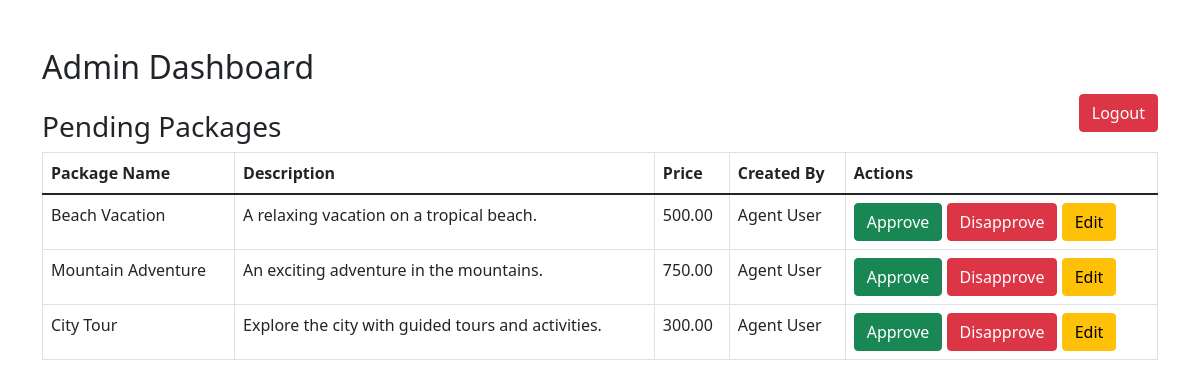
The page /dashboard/admin.php (signed in) on the database its author committed.
### tables this page shows
CREATE TABLE `packages` (
  `id` int(11) NOT NULL,
  `name` varchar(100) NOT NULL,
  `description` text NOT NULL,
  `price` decimal(10,2) NOT NULL,
  `image` varchar(255) DEFAULT NULL,
  `created_by` int(11) DEFAULT NULL,
  `status` enum('pending','approved','disapproved') DEFAULT 'pending',
  `created_at` timestamp NOT NULL DEFAULT current_timestamp()
);

CREATE TABLE `users` (
  `id` int(11) NOT NULL,
  `name` varchar(100) NOT NULL,
  `email` varchar(100) NOT NULL,
  `password` varchar(255) NOT NULL,
  `role` enum('admin','agent','traveler') NOT NULL,
  `created_at` timestamp NOT NULL DEFAULT current_timestamp()
);

### dashboard/admin.php (the view, shortened to what this page needs)
<?php
include('../config/dbcon.php');
$query = "SELECT packages.*, users.name AS agent_name FROM packages
          LEFT JOIN users ON packages.created_by = users.id WHERE packages.status = 'pending'";
$result = mysqli_query($conn, $query);
$packages = mysqli_fetch_all($result, MYSQLI_ASSOC);
?>
<!DOCTYPE html>
<html lang="en">
<head>
    <link href="https://cdn.jsdelivr.net/npm/bootstrap@5.1.3/dist/css/bootstrap.min.css" rel="stylesheet">
</head>
<body>
<div class="container mt-5">
    <h2>Admin Dashboard</h2>
    <a href="../config/logout.php" class="btn btn-danger float-end">Logout</a>
    <h3 class="mt-4">Pending Packages</h3>
    <table class="table table-bordered">
        <thead>
            <tr>
                <th>Package Name</th>
                <th>Description</th>
                <th>Price</th>
                <th>Created By</th>
                <th>Actions</th>
            </tr>
        </thead>
        <tbody>
            <?php foreach ($packages as $package): ?>
                <tr>
                    <td><?php echo htmlspecialchars($package['name']); ?></td>
                    <td><?php echo htmlspecialchars($package['description']); ?></td>
                    <td><?php echo htmlspecialchars($package['price']); ?></td>
                    <td><?php echo htmlspecialchars($package['agent_name']); ?></td>
                    <td>
                        <a href="admin.php?approve_id=<?php echo $package['id']; ?>" class="btn btn-success">Approve</a>
                        <a href="admin.php?disapprove_id=<?php echo $package['id']; ?>" class="btn btn-danger">Disapprove</a>
                        <a href="admin.php?edit_id=<?php echo $package['id']; ?>" class="btn btn-warning">Edit</a>
                    </td>
                </tr>
            <?php endforeach; ?>
        </tbody>
    </table>
</div>
</body>
</html>

### rows shown on the page
packages: name "Beach Vacation", description "A relaxing vacation on a tropical beach.", price "500.00", created_by.name "Agent User"
packages: name "Mountain Adventure", description "An exciting adventure in the mountains.", price "750.00", created_by.name "Agent User"
packages: name "City Tour", description "Explore the city with guided tours and activities.", price "300.00", created_by.name "Agent User"
